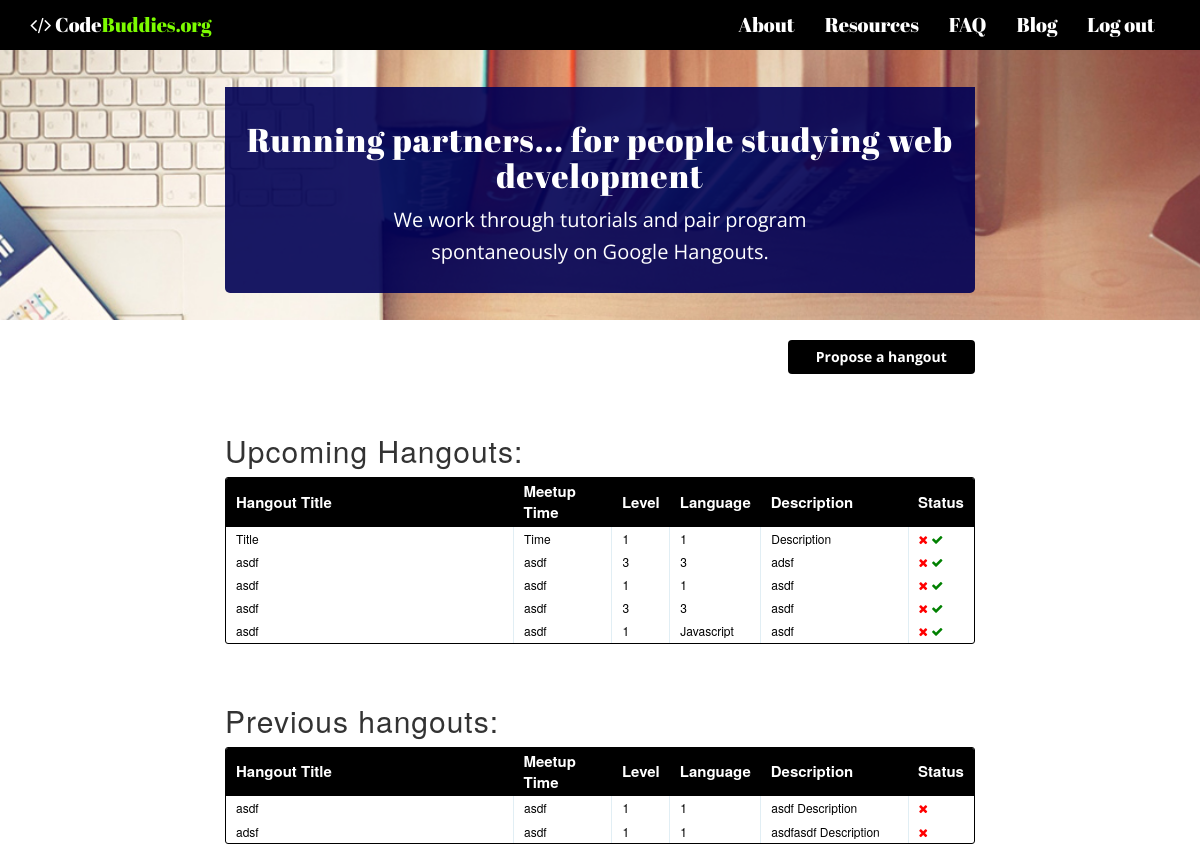
/hangout/ (signed in), run on an earlier commit of the app's database.
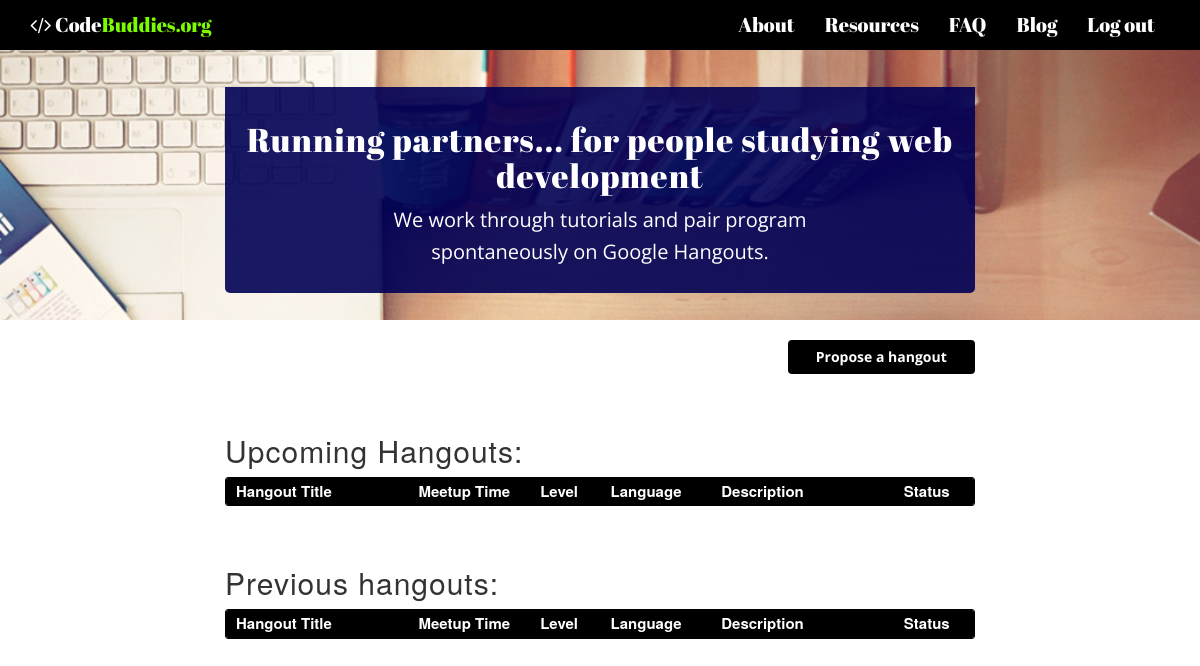
And on a later commit of the database.
### tables this page shows
CREATE TABLE hangout( hangout_id INTEGER PRIMARY KEY
		AUTOINCREMENT,
		title TEXT NOT NULL, level TEXT NOT NULL, language TEXT NOT NULL, hangout_date TEXT NOT NULL, description TEXT NOT NULL, status INTEGER NOT NULL);

### views.py (the view)
@app.route('/hangout/')
@login_required
def hangout():
	g.db = connect_db()
	cur = g.db.execute(
		'select title, level, language, hangout_date, description, hangout_id from hangout where status=1')
	upcoming_hangouts = [dict(title=row[0], level=row[1],
		language=row[2], hangout_date=row[3], description=row[4], hangout_id=row[5]) for row in cur.fetchall()]
	cur = g.db.execute(
		'select title, hangout_date, level, language, description, hangout_id from hangout where status=0')
	previous_hangouts = [collections.OrderedDict(title=row[0], hangout_date=row[1],
		level=row[2], language=row[3], description=row[4], hangout_id=row[5]) for row in cur.fetchall()]
	g.db.close()
	return render_template(
		'tasks.html',
		form = ProposeNewHangout(request.form),
		open_tasks=upcoming_hangouts,
		closed_tasks=previous_hangouts
	)

### views.py (called while the page is built)
def connect_db():
	return sqlite3.connect(app.config['DATABASE'])

def login_required(test):
	@wraps(test)
	def wrap(*args, **kwargs):
		if 'logged_in' in session:
			return test(*args, **kwargs)
		else:
			flash('You need to login first.')
			return redirect(url_for('login'))
	return wrap

### templates/tasks.html (shortened to what this page needs)
{% extends "template.html" %}
{% block content %}
	<div>
	<a class="btn button propose" data-toggles=".toggleForm">Propose a hangout</a>
<div class="entries">
	<br />
	<br />
<h2>Upcoming Hangouts:</h2>
<div class="datagrid">
	<table>
		<thead>
			<tr>
				<th width="150px"><strong>Hangout Title</strong></th>
				<th width="100px"><strong>Meetup Time</strong></th>
				<th width="50px"><strong>Level</strong></th>
				<th width="50px"><strong>Language</strong></th>
				<th width="150px"><strong>Description</strong></th>
				<th width="50px"><strong>Status</strong></th>
			</tr>
		</thead>
	{% for o in open_tasks %}
	<tr>
		<td width="300px">{{ o.title }} </td>
		<td width="100px">{{ o.hangout_date }}</td>
		<td width="50px">{{ o.level }}</td>
		<td width="50px">{{ o.language }}</td>
		<td width="50px">{{ o.description }}</td>
	<td>
		<a href="{{ url_for('delete_entry', hangout_id = o.hangout_id) }}"><i class="fa fa-times"></i></a>
		<a href="{{ url_for('complete', hangout_id = o.hangout_id)}}"><i class="fa fa-check"></i></a>
	</td>
</tr>
{% endfor %}
</table>
</div>
<br >
<br >
</div>
<div class="entries">
	<h2>Previous hangouts:</h2>
	<div class="datagrid">
		<table>
			<thead>
				<tr>
					<th width="150px"><strong>Hangout Title</strong></th>
				<th width="100px"><strong>Meetup Time</strong></th>
				<th width="50px"><strong>Level</strong></th>
				<th width="50px"><strong>Language</strong></th>
				<th width="150px"><strong>Description</strong></th>
				<th width="50px"><strong>Status</strong></th>
				</tr>
			</thead>
		{% for c in closed_tasks %}
		<tr>
			<td width="300px"> {{ c.title }}</td>
				<td width="100px">{{ c.hangout_date }}</td>
		<td width="50px">{{ c.level }}</td>
		<td width="50px">{{ c.language }}</td>
		<td width="50px">{{ c.description }}</td>
		<td>
			<a href="{{ url_for('delete_entry', hangout_id = c.hangout_id) }}"><i class="fa fa-times"></i></a>
		</td>
	</tr>
{% endfor %}
</table>
</div>
</div>
</div>
{% endblock %}

### templates/template.html (shortened to what this page needs)
<!DOCTYPE html>
<html>
	<head>
		<link rel="stylesheet" href="{{ url_for('static', filename='css/styles.css') }}">
		<link rel="stylesheet" href="{{ url_for('static', filename='css/bootstrap.min.css') }}">
		 <link href="http://maxcdn.bootstrapcdn.com/font-awesome/4.1.0/css/font-awesome.min.css" rel="stylesheet">
	</head>
	<body id="page-top" data-spy="scroll" data-target=".navbar-custom">
		 <nav class="navbar-fixed-top" role="navigation">
        <div class="container">
            <div class="navbar-header page-scroll">
                <a class="heavy" href="#page-top">
                      <span class="light"><i class="fa fa-code"></i> Code<span class="green">Buddies.org</span></span>
                </a>
            </div>
            <div class="collapse navbar-collapse navbar-right navbar-main-collapse">
                <ul class="nav navbar-nav">
                    <li class="page-scroll">
                        <a href="#about">About</a>
                    </li>
                    <li class="page-scroll">
                        <a href="{{url_for('resources')}}">Resources</a>
                    <li class="page-scroll">
                        <a href="#faq">FAQ</a>
                    </li>
                    <li class="page-scroll">
                        <a href="http://bit.ly/10HTO4w" target="_blank">Blog</a>
                    </li>
                    <li class="page-scroll">
                            {% if not session.logged_in %}
                            <a href="{{ url_for('login') }}">Log in</a>
                             {% else %}
                            <a href="{{ url_for('logout') }}">Log out</a>
                            {% endif %}
                    </li>
                </ul>
            </div>
        </div>
    </nav>
  <section class="intro">
        <div class="intro-body">
            <div class="container">
                <div class="row">
                    <div class="col-md-8 col-md-offset-2">
                        <div class="intro-text"><h1>Running partners...
for people studying web development</h1>
                                             <p>We work through tutorials and pair program <br />spontaneously on Google Hangouts.</p>
                        </div>
                    </div>
                </div>
            </div>
        </div>
    </section>
		<div class="container">
			<div class="row">
				<div class="col-md-8 col-md-offset-2">
		{% block content %}
		{% endblock %}
			</div>
			</div>
		</div>
	</body>
</html>

### static/css/styles.css (style rules this page uses)
body { font-family: sans-serif; background: #eee; }
a, h1, h2 { color: #377BA8; }
h1, h2 { font-family: 'Georgia', serif; margin: 0; }
h2 { font-size: 1.5em; }
a.propose { margin-top: 20px; width: 25%; float: right; color: black; font-weight: 700; }
.entries { list-style: none; margin: 0; padding: 0; clear: both; }
.datagrid table { border-collapse: collapse; text-align: left; width: 100%; }
.datagrid { background: #fff; overflow: hidden; border: 1px solid #000000; border-radius: 3px; }
.datagrid table td, .datagrid table th { padding: 3px 10px; }
.datagrid table thead th { background-color: #000000; color: #FFFFFF; font-size: 15px; font-weight: bold; }
.datagrid table thead th:first-child { border: none; }
.button { background-color: #000; display: inline-block; color: #ffffff; font-size: 13px; padding: 3px 12px; margin: 0; text-decoration: none; position: relative; }
body { width: 100%; height: 100%; color: #fff; background-color: #000; }
html { width: 100%; height: 100%; }
.green { color: #7CFC00; }
a.heavy, .navbar-nav>li>a { font-family: 'Abril Fatface', cursive; }
a.btn, ul.nav a { color: white; }
a, a:hover, a:focus { text-decoration: none !important; }
h1, h2, h3, h4, h5, h6 { margin: 0 0 35px; //font-weight: 200 !important; letter-spacing: 1px; font-family: 'open sans'; }
.intro-text h1 { font-size: 33px; font-family: 'open sans'; }
.navbar a, .intro-text h1 { font-family: 'Abril Fatface', cursive; }
ol, ul { font-size: 20px; font-family: 'open sans'; }
p { margin: 0 0 25px; font-size: 18px; line-height: 1.5; font-family: 'open sans'; }
a { color: #28c3ab; -webkit-transition: all .2s ease-in-out; -moz-transition: all .2s ease-in-out; transition: all .2s ease-in-out; }
.light { font-weight: 400; }
.heavy { font-weight: 700; }
.intro-text { font-size: 18px; margin-top: 60px; }
.navbar-header a { position: relative; top: 10px; color: white; }
.btn { font-weight: 400; -webkit-transition: all .3s ease-in-out; -moz-transition: all .3s ease-in-out; transition: all .3s ease-in-out; }
.intro { display: table; width: 100%; height: 100px; padding: 10px 0; text-align: center; color: white; background-color: #222; background: url(../images/books2.jpg) no-repeat center center fixed; -webkit-background-size: cover; -moz-background-size: cover; background-size: cover; -o-background-size: cover; }
.intro-text { border-bottom-right-radius: 5px; border-bottom-left-radius: 5px; padding: 15px; background: rgba(0,1,85, 0.9); //background: rgba(255,153,0, 0.9); }
.intro-text p { color: white; }
.intro-text p, .btn, input#email, .intro-text ul li { font-family: 'open sans'; }
.intro-body { display: table-cell; vertical-align: middle; height: 200px; }
.navbar-fixed-top { color: white; background: black; font-size: 20px; }
@media (min-width:767px) { p { margin: 0 0 35px; font-size: 20px; line-height: 1.6; } }
@media (min-width:767px) { .intro { height: 40%; padding: 0; } }
@media (min-width:767px) { .intro-text { font-size: 25px; } }

What changed in the data, as far as the page shows it:
removed hangout: title "Title", hangout_date "Time", level "1", language "1", description "Description", shown under "Upcoming Hangouts:"
removed hangout: title "asdf", hangout_date "asdf", level "3", language "3", description "adsf", shown under "Upcoming Hangouts:"
removed hangout: title "asdf", hangout_date "asdf", level "1", language "1", description "asdf", shown under "Upcoming Hangouts:"
removed hangout: title "asdf", hangout_date "asdf", level "3", language "3", description "asdf", shown under "Upcoming Hangouts:"
removed hangout: title "asdf", hangout_date "asdf", level "1", language "Javascript", description "asdf", shown under "Upcoming Hangouts:"
removed hangout: title "asdf", hangout_date "asdf", level "1", language "1", description "asdf Description", shown under "Previous hangouts:"
removed hangout: title "adsf", hangout_date "asdf", level "1", language "1", description "asdfasdf Description", shown under "Previous hangouts:"
